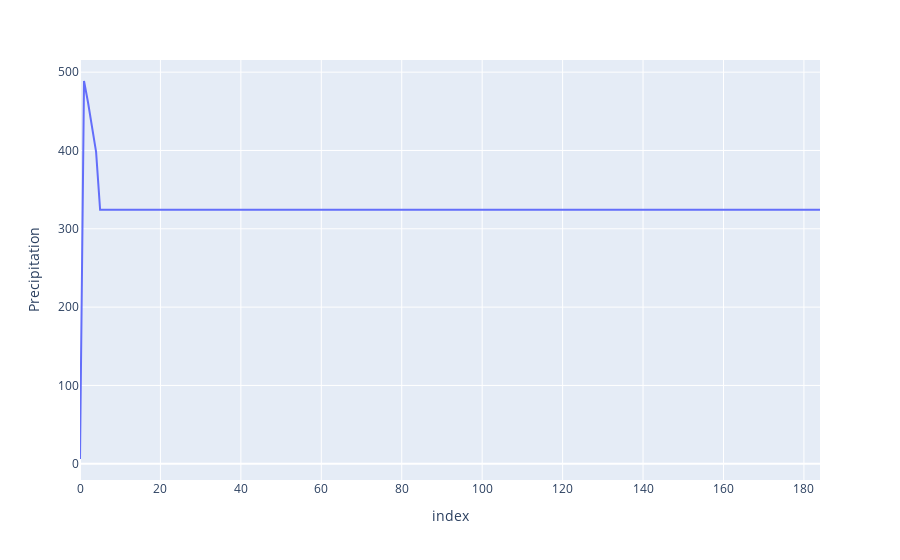

Here is the notebook cell this chart was saved with:
### Code cell
preds = pd.read_csv("../outputs/predictions/sequifier-default-best-100-predictions.csv")
preds = preds.reset_index()
fig = px.line(preds, x="index", y="Precipitation", title='')
fig.show()

### Figure 1 — Plotly figure (JSON) as saved in the notebook; plotly's stock layout.template omitted (floating-point values rounded to 4 significant figures; data arrays with more than 128 entries replaced by an {"elided": "..."} marker saying what was removed)
{"data": [{"hovertemplate": "index=%{x}<br>Precipitation=%{y}<extra></extra>", "legendgroup": "", "line": {"color": "#636efa", "dash": "solid"}, "marker": {"symbol": "circle"}, "mode": "lines", "name": "", "orientation": "v", "showlegend": false, "type": "scatter", "x": {"elided": "185 int values"}, "xaxis": "x", "y": {"elided": "185 float values"}, "yaxis": "y"}], "layout": {"legend": {"tracegroupgap": 0}, "margin": {"t": 60}, "xaxis": {"anchor": "y", "domain": [0, 1], "title": {"text": "index"}}, "yaxis": {"anchor": "x", "domain": [0, 1], "title": {"text": "Precipitation"}}}}
